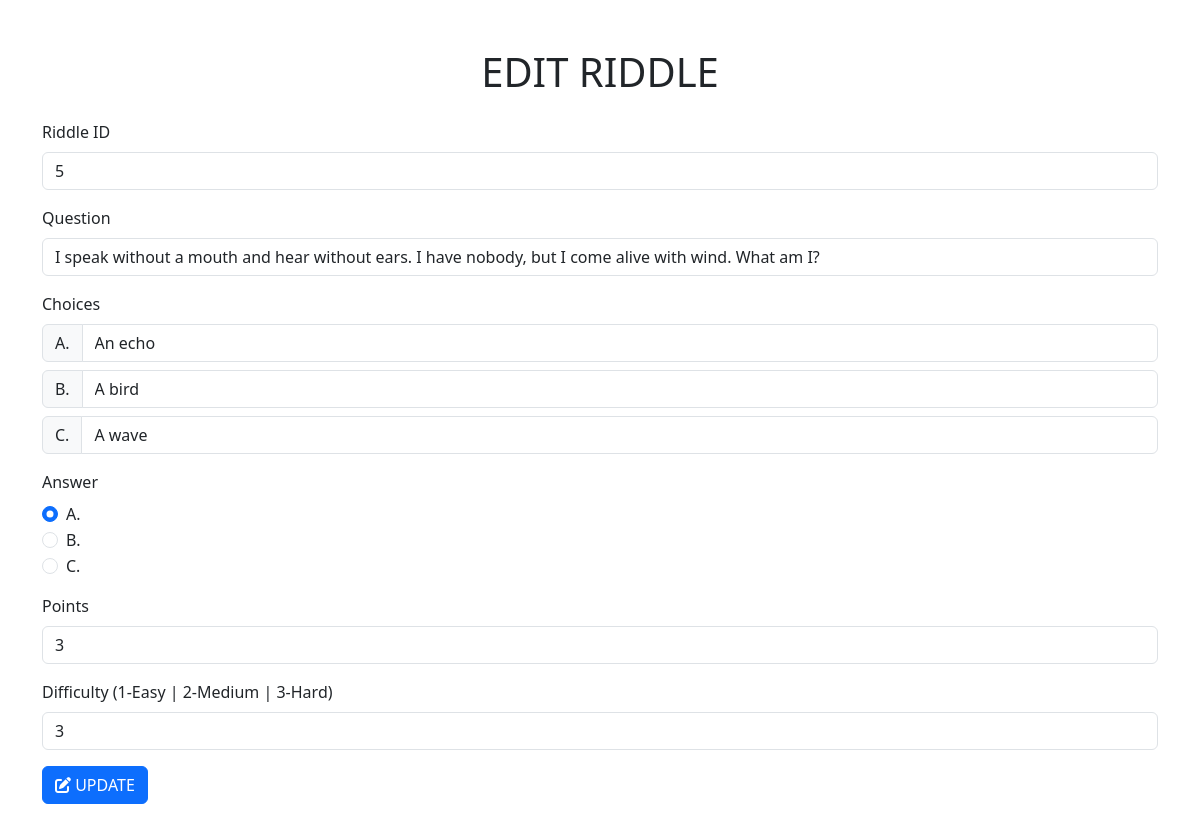
The app's page /edit_riddle.php?id=5 with its own data.
### tables this page shows
CREATE TABLE `questions` (
  `riddle_id` int(11) NOT NULL,
  `riddle_question` text NOT NULL,
  `riddle_choices` longtext NOT NULL CHECK (json_valid(`riddle_choices`)),
  `riddle_answer` text NOT NULL,
  `riddle_points` int(11) NOT NULL,
  `riddle_difficulty` int(11) NOT NULL
);

### edit_riddle.php (the view, shortened to what this page needs)
<?php
require 'conn.php';
if (isset($_GET['id'])) {
    $riddle_id = intval($_GET['id']);
    $sql = "SELECT COUNT(*) as count FROM questions WHERE riddle_id = $riddle_id";
    $result = $conn->query($sql);
    $row = mysqli_fetch_assoc($result);
    if ($row['count'] > 0) {
        $sql = "SELECT * FROM questions WHERE riddle_id = $riddle_id";
        $dataResult = $conn->query($sql);
        $dataRow = mysqli_fetch_assoc($dataResult);
        $jsonData = $dataRow['riddle_choices'];
        $dataArray = json_decode($jsonData, true);
        ?>
        <!doctype html>
        <html lang="en">
        <head>
            <link href="https://cdn.jsdelivr.net/npm/bootstrap@5.3.2/dist/css/bootstrap.min.css" rel="stylesheet"
 />
            <link rel="stylesheet" href="https://cdnjs.cloudflare.com/ajax/libs/font-awesome/6.0.0-beta3/css/all.min.css">
        </head>
        <body>
            <main>
                <div class="container-md my-5">
                    <h1 class="text-center mb-4">EDIT RIDDLE</h1>
                    <form action="" method="post">
                        <div class="mb-3">
                            <label for="riddleId" class="form-label">Riddle ID</label>
                            <input type="text" class="form-control" name="riddle_id" id="riddleId" readonly
                                value="<?php echo htmlspecialchars($dataRow['riddle_id']); ?>" />
                        </div>
                        <div class="mb-3">
                            <label for="question" class="form-label">Question</label>
                            <input type="text" class="form-control" name="riddle_question" id="question"
                                value="<?php echo htmlspecialchars($dataRow['riddle_question']); ?>" required />
                        </div>
                        <div class="mb-3">
                            <label for="choices" class="form-label">Choices</label>
                            <div class="input-group mb-2">
                                <span class="input-group-text">A.</span>
                                <input type="text" class="form-control" name="choiceA" id="choiceA"
                                    value="<?php echo isset($dataArray[0]) ? htmlspecialchars($dataArray[0]) : ''; ?>"
                                    required />
                            </div>
                            <div class="input-group mb-2">
                                <span class="input-group-text">B.</span>
                                <input type="text" class="form-control" name="choiceB" id="choiceB"
                                    value="<?php echo isset($dataArray[1]) ? htmlspecialchars($dataArray[1]) : ''; ?>"
                                    required />
                            </div>
                            <div class="input-group mb-2">
                                <span class="input-group-text">C.</span>
                                <input type="text" class="form-control" name="choiceC" id="choiceC"
                                    value="<?php echo isset($dataArray[2]) ? htmlspecialchars($dataArray[2]) : ''; ?>"
                                    required />
                            </div>
                        </div>
                        <div class="mb-3">
                            <label class="form-label">Answer</label>
                            <div class="form-check">
                                <input class="form-check-input" type="radio" name="riddle_answer" id="answerA" value="0" <?php echo ($dataRow['riddle_answer'] === $dataArray[0]) ? 'checked' : ''; ?> required />
                                <label class="form-check-label" for="answerA"> A. </label>
                            </div>
                            <div class="form-check">
                                <input class="form-check-input" type="radio" name="riddle_answer" id="answerB" value="1" <?php echo ($dataRow['riddle_answer'] === $dataArray[1]) ? 'checked' : ''; ?> required />
                                <label class="form-check-label" for="answerB"> B. </label>
                            </div>
                            <div class="form-check">
                                <input class="form-check-input" type="radio" name="riddle_answer" id="answerC" value="2" <?php echo ($dataRow['riddle_answer'] === $dataArray[2]) ? 'checked' : ''; ?> required />
                                <label class="form-check-label" for="answerC"> C. </label>
                            </div>
                        </div>
                        <div class="mb-3">
                            <label for="riddle_points" class="form-label">Points</label>
                            <input type="number" class="form-control" name="riddle_points" id="riddle_points"
                                value="<?php echo htmlspecialchars($dataRow['riddle_points']); ?>" required />
                        </div>
                        <div class="mb-3">
                            <label for="riddle_difficulty" class="form-label">Difficulty (1-Easy | 2-Medium | 3-Hard)</label>
                            <input type="number" class="form-control" name="riddle_difficulty" id="riddle_difficulty"
                                value="<?php echo htmlspecialchars($dataRow['riddle_difficulty']); ?>" min="1" max="3"
                                required />
                        </div>
                        <button type="submit" class="btn btn-primary" name="submit">
                            <i class="fas fa-edit"></i> UPDATE
                        </button>
                    </form>
                </div>
                <link rel="stylesheet" href="https://cdnjs.cloudflare.com/ajax/libs/font-awesome/6.0.0-beta3/css/all.min.css">
            </main>
        </body>
        </html>
        <?php
    }
}
?>

### records on screen
questions: riddle_id "5", riddle_question "I speak without a mouth and hear without ears. I have nobody, but I come alive with wind. What am I?", choiceA "An echo", choiceB "A bird", choiceC "A wave", riddle_choices "☑ A.", riddle_choices "☐ B.", riddle_choices "☐ C.", riddle_points "3", riddle_difficulty "3"
